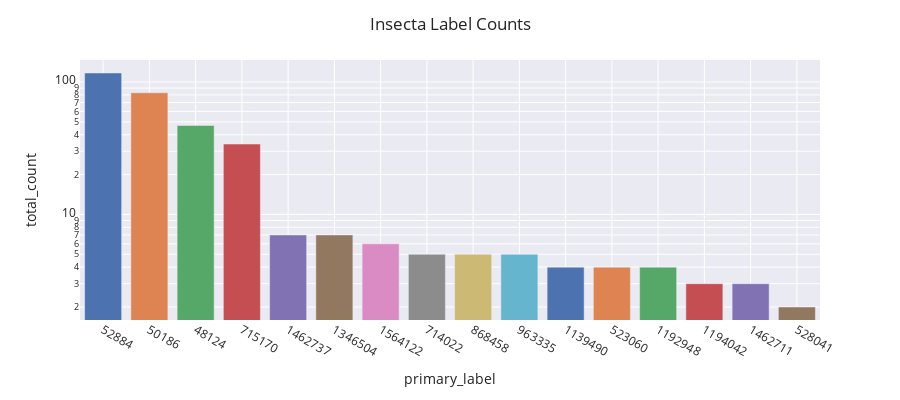

The cell this chart's notebook holds for it:
### Code cell
plot_class_distribution(df[df['class']=='insecta'], plot_col='primary_label', title='Insecta Label Counts')

### Figure 1 — Plotly figure (JSON) as saved in the notebook; plotly's stock layout.template omitted (floating-point values rounded to 4 significant figures)
{"data": [{"alignmentgroup": "True", "hovertemplate": "primary_label=%{x}<br>total_count=%{y}<extra></extra>", "legendgroup": "52884", "marker": {"color": "rgb(76,114,176)", "pattern": {"shape": ""}}, "name": "52884", "offsetgroup": "52884", "orientation": "v", "showlegend": true, "textposition": "auto", "type": "bar", "x": ["52884"], "xaxis": "x", "y": [117], "yaxis": "y"}, {"alignmentgroup": "True", "hovertemplate": "primary_label=%{x}<br>total_count=%{y}<extra></extra>", "legendgroup": "50186", "marker": {"color": "rgb(221,132,82)", "pattern": {"shape": ""}}, "name": "50186", "offsetgroup": "50186", "orientation": "v", "showlegend": true, "textposition": "auto", "type": "bar", "x": ["50186"], "xaxis": "x", "y": [83], "yaxis": "y"}, {"alignmentgroup": "True", "hovertemplate": "primary_label=%{x}<br>total_count=%{y}<extra></extra>", "legendgroup": "48124", "marker": {"color": "rgb(85,168,104)", "pattern": {"shape": ""}}, "name": "48124", "offsetgroup": "48124", "orientation": "v", "showlegend": true, "textposition": "auto", "type": "bar", "x": ["48124"], "xaxis": "x", "y": [47], "yaxis": "y"}, {"alignmentgroup": "True", "hovertemplate": "primary_label=%{x}<br>total_count=%{y}<extra></extra>", "legendgroup": "715170", "marker": {"color": "rgb(196,78,82)", "pattern": {"shape": ""}}, "name": "715170", "offsetgroup": "715170", "orientation": "v", "showlegend": true, "textposition": "auto", "type": "bar", "x": ["715170"], "xaxis": "x", "y": [34], "yaxis": "y"}, {"alignmentgroup": "True", "hovertemplate": "primary_label=%{x}<br>total_count=%{y}<extra></extra>", "legendgroup": "1462737", "marker": {"color": "rgb(129,114,179)", "pattern": {"shape": ""}}, "name": "1462737", "offsetgroup": "1462737", "orientation": "v", "showlegend": true, "textposition": "auto", "type": "bar", "x": ["1462737"], "xaxis": "x", "y": [7], "yaxis": "y"}, {"alignmentgroup": "True", "hovertemplate": "primary_label=%{x}<br>total_count=%{y}<extra></extra>", "legendgroup": "1346504", "marker": {"color": "rgb(147,120,96)", "pattern": {"shape": ""}}, "name": "1346504", "offsetgroup": "1346504", "orientation": "v", "showlegend": true, "textposition": "auto", "type": "bar", "x": ["1346504"], "xaxis": "x", "y": [7], "yaxis": "y"}, {"alignmentgroup": "True", "hovertemplate": "primary_label=%{x}<br>total_count=%{y}<extra></extra>", "legendgroup": "1564122", "marker": {"color": "rgb(218,139,195)", "pattern": {"shape": ""}}, "name": "1564122", "offsetgroup": "1564122", "orientation": "v", "showlegend": true, "textposition": "auto", "type": "bar", "x": ["1564122"], "xaxis": "x", "y": [6], "yaxis": "y"}, {"alignmentgroup": "True", "hovertemplate": "primary_label=%{x}<br>total_count=%{y}<extra></extra>", "legendgroup": "714022", "marker": {"color": "rgb(140,140,140)", "pattern": {"shape": ""}}, "name": "714022", "offsetgroup": "714022", "orientation": "v", "showlegend": true, "textposition": "auto", "type": "bar", "x": ["714022"], "xaxis": "x", "y": [5], "yaxis": "y"}, {"alignmentgroup": "True", "hovertemplate": "primary_label=%{x}<br>total_count=%{y}<extra></extra>", "legendgroup": "868458", "marker": {"color": "rgb(204,185,116)", "pattern": {"shape": ""}}, "name": "868458", "offsetgroup": "868458", "orientation": "v", "showlegend": true, "textposition": "auto", "type": "bar", "x": ["868458"], "xaxis": "x", "y": [5], "yaxis": "y"}, {"alignmentgroup": "True", "hovertemplate": "primary_label=%{x}<br>total_count=%{y}<extra></extra>", "legendgroup": "963335", "marker": {"color": "rgb(100,181,205)", "pattern": {"shape": ""}}, "name": "963335", "offsetgroup": "963335", "orientation": "v", "showlegend": true, "textposition": "auto", "type": "bar", "x": ["963335"], "xaxis": "x", "y": [5], "yaxis": "y"}, {"alignmentgroup": "True", "hovertemplate": "primary_label=%{x}<br>total_count=%{y}<extra></extra>", "legendgroup": "1139490", "marker": {"color": "rgb(76,114,176)", "pattern": {"shape": ""}}, "name": "1139490", "offsetgroup": "1139490", "orientation": "v", "showlegend": true, "textposition": "auto", "type": "bar", "x": ["1139490"], "xaxis": "x", "y": [4], "yaxis": "y"}, {"alignmentgroup": "True", "hovertemplate": "primary_label=%{x}<br>total_count=%{y}<extra></extra>", "legendgroup": "523060", "marker": {"color": "rgb(221,132,82)", "pattern": {"shape": ""}}, "name": "523060", "offsetgroup": "523060", "orientation": "v", "showlegend": true, "textposition": "auto", "type": "bar", "x": ["523060"], "xaxis": "x", "y": [4], "yaxis": "y"}, {"alignmentgroup": "True", "hovertemplate": "primary_label=%{x}<br>total_count=%{y}<extra></extra>", "legendgroup": "1192948", "marker": {"color": "rgb(85,168,104)", "pattern": {"shape": ""}}, "name": "1192948", "offsetgroup": "1192948", "orientation": "v", "showlegend": true, "textposition": "auto", "type": "bar", "x": ["1192948"], "xaxis": "x", "y": [4], "yaxis": "y"}, {"alignmentgroup": "True", "hovertemplate": "primary_label=%{x}<br>total_count=%{y}<extra></extra>", "legendgroup": "1194042", "marker": {"color": "rgb(196,78,82)", "pattern": {"shape": ""}}, "name": "1194042", "offsetgroup": "1194042", "orientation": "v", "showlegend": true, "textposition": "auto", "type": "bar", "x": ["1194042"], "xaxis": "x", "y": [3], "yaxis": "y"}, {"alignmentgroup": "True", "hovertemplate": "primary_label=%{x}<br>total_count=%{y}<extra></extra>", "legendgroup": "1462711", "marker": {"color": "rgb(129,114,179)", "pattern": {"shape": ""}}, "name": "1462711", "offsetgroup": "1462711", "orientation": "v", "showlegend": true, "textposition": "auto", "type": "bar", "x": ["1462711"], "xaxis": "x", "y": [3], "yaxis": "y"}, {"alignmentgroup": "True", "hovertemplate": "primary_label=%{x}<br>total_count=%{y}<extra></extra>", "legendgroup": "528041", "marker": {"color": "rgb(147,120,96)", "pattern": {"shape": ""}}, "name": "528041", "offsetgroup": "528041", "orientation": "v", "showlegend": true, "textposition": "auto", "type": "bar", "x": ["528041"], "xaxis": "x", "y": [2], "yaxis": "y"}], "layout": {"barmode": "relative", "height": 400, "legend": {"title": {"text": "primary_label"}, "tracegroupgap": 0}, "margin": {"t": 60}, "showlegend": false, "title": {"text": "Insecta Label Counts"}, "xaxis": {"anchor": "y", "categoryarray": ["52884", "50186", "48124", "715170", "1462737", "1346504", "1564122", "714022", "868458", "963335", "1139490", "523060", "1192948", "1194042", "1462711", "528041"], "categoryorder": "total descending", "domain": [0, 1], "title": {"text": "primary_label"}}, "yaxis": {"anchor": "x", "domain": [0, 1], "title": {"text": "total_count"}, "type": "log"}}}
